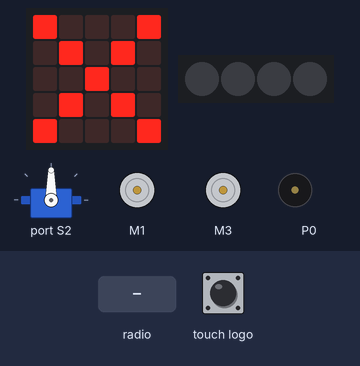
Bench run of a program on a simulated BBC micro:bit (MakeCode). On the bench: the board's 5×5 LED display, 4 RGB LEDs in strip order, left to right, servo, 2 × DC motor (green arrow = forward, orange = backward, longer = faster), buzzer (waves = sounding). The inputs (shaded band) are chosen by the test bench. Dim RGB values are drawn brighter than linear.

Above: at 3.1 s.
3.2 s: radio message "1" arrives
At 4.2 s:
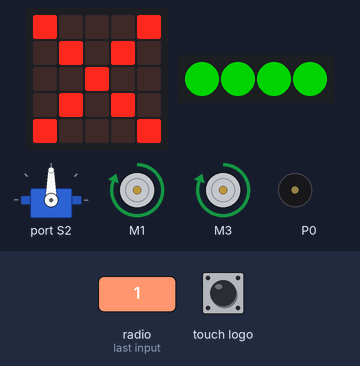
4.8 s: radio message "3" arrives
At 5.8 s:
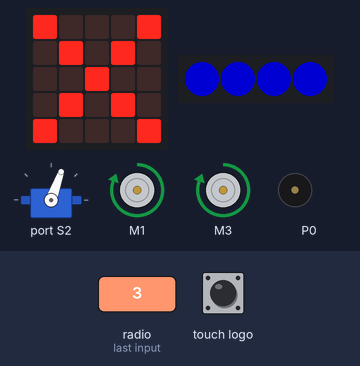
6.4 s: radio message "2" arrives
At 7.5 s:
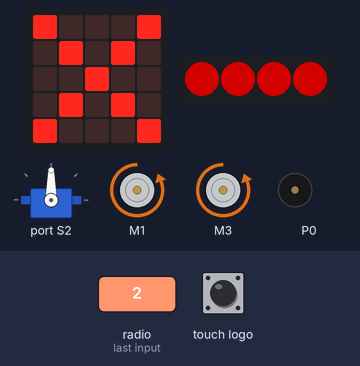
8.0 s: radio message "4" arrives
At 8.52 s:
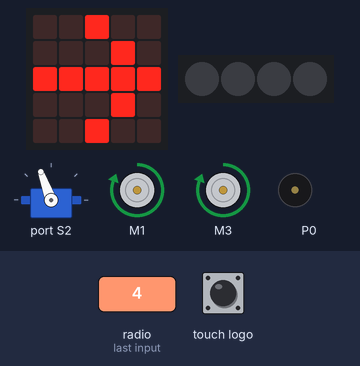
9.6 s: radio message "5" arrives
At 10.5 s:
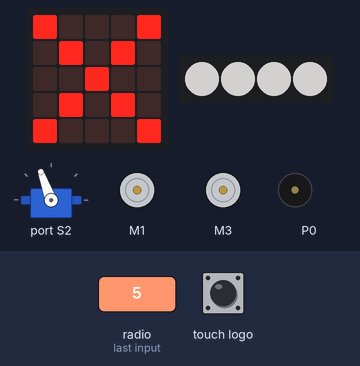
11.7 s: radio message "3" arrives
At 12.22 s:
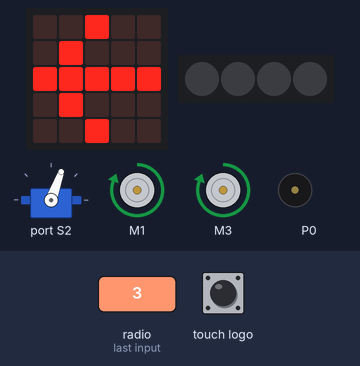
Timing chart, 0 to 15.7 s (numbered marks = the images above; inputs shaded):
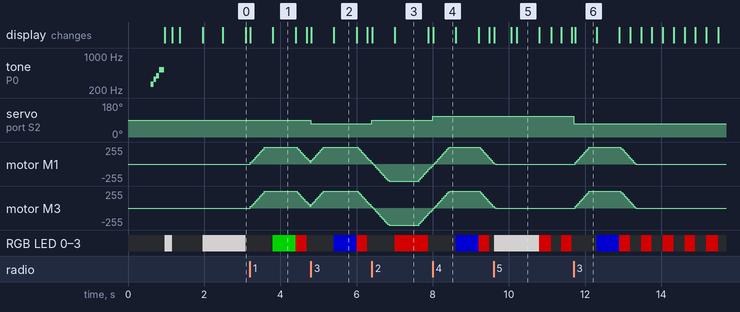

Measured:
- after the input at 3.2 s, motor M1, motor M3: rises from stopped to forward 255/255 in 0.40 s, then falls to forward 30/255 in 1.1 s; the display: first changes at once (image 1 shows a later state)
- after the input at 4.8 s, servo on port S2: 90° → 70° at once; the display: first changes at once (image 2 shows a later state)
- after the input at 6.4 s, servo on port S2: 70° → 90° at once; the display: first changes at once (image 3 shows a later state)
- after the input at 8.0 s, servo on port S2: 90° → 110° at once; the display: changes at once (image 4)
- after the input at 9.6 s, the display: first changes at once (image 5 shows a later state)
- after the input at 11.7 s, servo on port S2: 110° → 70° at once; motor M1, motor M3: rises from stopped to forward 255/255 in 0.40 s, then falls to stopped in 1.2 s; the display: changes at once (image 6)
- what the display in image 1 shows lasts 0.6 s, from 3.8 s to 4.4 s

The program:

main.ts
```typescript
//  ==============================================================================
//  --- 1. CONFIGURAÇÕES E DECLARAÇÕES ---
//  ==============================================================================
//  --- Declarações de Variáveis ---
let strip : neopixel.Strip = null
let brilho_calculado = 0
let COR_FRENTE = 0
let COR_TRAS = 0
let COR_CURVA = 0
//  --- Variáveis de Estado e Efeitos ---
let ultimo_comando_recebido_tempo = 0
let TIMEOUT_CONEXAO = 500
let robot_state = "INICIALIZANDO"
let rainbow_hue = 0
let ultimo_pisca_tempo = 0
let led_pisca_ligado = true
//  --- Variáveis de Movimento Suave (Ramping) ---
let velocidade_alvo_M1 = 0
let velocidade_alvo_M2 = 0
let velocidade_atual_M1 = 0
let velocidade_atual_M2 = 0
//  --- Configurações Personalizáveis ---
let RADIO_GROUP = 1
let VELOCIDADE_MAXIMA = 255
let PASSO_ACELERACAO = 25
let PORTA_SERVO = robotbit.Servos.S2
let ANGULO_CENTRO = 90
let ANGULO_RIGHT = 110
let ANGULO_LEFT = 70
let BRILHO_LEDS = 0.5
let RGB_FRENTE = [0, 255, 0]
let RGB_TRAS = [255, 0, 0]
let RGB_CURVA = [0, 0, 255]
//  ==============================================================================
//  --- 2. DEFINIÇÃO DAS FUNÇÕES ---
//  ==============================================================================
function definir_alvo_movimento(estado: string, servo_angulo: number, vel_m1: number, vel_m2: number, icone: number, cor_led: number) {

    robot_state = estado
    robotbit.Servo(PORTA_SERVO, servo_angulo)
    velocidade_alvo_M1 = vel_m1
    velocidade_alvo_M2 = vel_m2
    basic.showArrow(icone)
    strip.showColor(cor_led)
}

function mover_frente() {
    definir_alvo_movimento("MOVENDO", ANGULO_CENTRO, VELOCIDADE_MAXIMA, VELOCIDADE_MAXIMA, ArrowNames.North, COR_FRENTE)
}

function mover_tras() {
    definir_alvo_movimento("MOVENDO", ANGULO_CENTRO, -VELOCIDADE_MAXIMA, -VELOCIDADE_MAXIMA, ArrowNames.South, COR_TRAS)
}

function virar_esquerda() {
    definir_alvo_movimento("MOVENDO", ANGULO_LEFT, VELOCIDADE_MAXIMA, VELOCIDADE_MAXIMA, ArrowNames.West, COR_CURVA)
}

function virar_direita() {
    definir_alvo_movimento("MOVENDO", ANGULO_RIGHT, VELOCIDADE_MAXIMA, VELOCIDADE_MAXIMA, ArrowNames.East, COR_CURVA)
}

function parar_robô_normal() {

    robot_state = "PARADO_NORMAL"
    velocidade_alvo_M1 = 0
    velocidade_alvo_M2 = 0
    basic.showIcon(IconNames.Asleep)
}

function parada_de_emergencia() {

    robot_state = "EMERGENCIA"
    velocidade_alvo_M1 = 0
    velocidade_alvo_M2 = 0
    basic.showIcon(IconNames.No)
}

//  --- Funções de Evento (Callbacks) ---
radio.onReceivedNumber(function on_radio_received(receivedNumber: number) {

    ultimo_comando_recebido_tempo = input.runningTime()
    if (receivedNumber == 5) {
        parar_robô_normal()
    } else if (receivedNumber == 1) {
        mover_frente()
    } else if (receivedNumber == 2) {
        mover_tras()
    } else if (receivedNumber == 3) {
        virar_esquerda()
    } else if (receivedNumber == 4) {
        virar_direita()
    }

})
input.onLogoEvent(TouchButtonEvent.Pressed, function on_logo_pressed() {
    parada_de_emergencia()
})
//  ==============================================================================
//  --- 3. LOOP PRINCIPAL (O "PARA SEMPRE" DO MAKECODE) ---
//  ==============================================================================
//  ==============================================================================
//  --- 4. EXECUÇÃO INICIAL ---
//  ==============================================================================
//  --- Inicialização dos Periféricos ---
radio.setTransmitPower(7)
radio.setGroup(RADIO_GROUP)
strip = neopixel.create(DigitalPin.P16, 4, NeoPixelMode.RGB)
brilho_calculado = Math.trunc(BRILHO_LEDS * 255)
strip.setBrightness(brilho_calculado)
//  SEÇÃO CORRIGIDA PARA RESOLVER O ERRO
COR_FRENTE = neopixel.rgb(RGB_FRENTE[0], RGB_FRENTE[1], RGB_FRENTE[2])
COR_TRAS = neopixel.rgb(RGB_TRAS[0], RGB_TRAS[1], RGB_TRAS[2])
COR_CURVA = neopixel.rgb(RGB_CURVA[0], RGB_CURVA[1], RGB_CURVA[2])
//  --- Sequência de Inicialização (Jingle Básico) ---
basic.showIcon(IconNames.Target)
let startup_jingle = "C4:1 E4:1 G4:1 C5:2"
music.playMelody(startup_jingle, 220)
//  Teste Rápido de Sistemas
strip.showColor(neopixel.colors(NeoPixelColors.White))
basic.pause(200)
strip.showColor(neopixel.colors(NeoPixelColors.Black))
basic.pause(200)
robotbit.Servo(PORTA_SERVO, ANGULO_CENTRO)
//  Entra no estado normal de espera
parar_robô_normal()
ultimo_comando_recebido_tempo = input.runningTime()
//  Registra a função on_forever para ser executada em loop
basic.forever(function on_forever() {


    //  --- Lógica de Aceleração Suave (Ramping) ---
    if (velocidade_atual_M1 < velocidade_alvo_M1) {
        velocidade_atual_M1 = Math.min(velocidade_alvo_M1, velocidade_atual_M1 + PASSO_ACELERACAO)
    } else if (velocidade_atual_M1 > velocidade_alvo_M1) {
        velocidade_atual_M1 = Math.max(velocidade_alvo_M1, velocidade_atual_M1 - PASSO_ACELERACAO)
    }

    if (velocidade_atual_M2 < velocidade_alvo_M2) {
        velocidade_atual_M2 = Math.min(velocidade_alvo_M2, velocidade_atual_M2 + PASSO_ACELERACAO)
    } else if (velocidade_atual_M2 > velocidade_alvo_M2) {
        velocidade_atual_M2 = Math.max(velocidade_alvo_M2, velocidade_atual_M2 - PASSO_ACELERACAO)
    }

    robotbit.MotorRunDual(robotbit.Motors.M1A, velocidade_atual_M1, robotbit.Motors.M2A, velocidade_atual_M2)
    //  --- Lógica do Failsafe (Timeout) ---
    if (input.runningTime() - ultimo_comando_recebido_tempo > TIMEOUT_CONEXAO && robot_state != "EMERGENCIA") {
        parada_de_emergencia()
    }

    //  --- Lógica dos Efeitos de Luz com base no Estado ---
    if (robot_state == "PARADO_NORMAL") {
        rainbow_hue = (rainbow_hue + 1) % 360
        strip.showColor(neopixel.hsl(rainbow_hue, 255, 128))
    } else if (robot_state == "EMERGENCIA") {
        if (input.runningTime() - ultimo_pisca_tempo > 250) {
            ultimo_pisca_tempo = input.runningTime()
            led_pisca_ligado = !led_pisca_ligado
        }

        strip.showColor(led_pisca_ligado ? neopixel.colors(NeoPixelColors.Red) : neopixel.colors(NeoPixelColors.Black))
    }

    basic.pause(20)
})
```

test.ts
```typescript
// testes vão aqui; isto não será compilado quando este pacote for usado como uma extensão.
```
